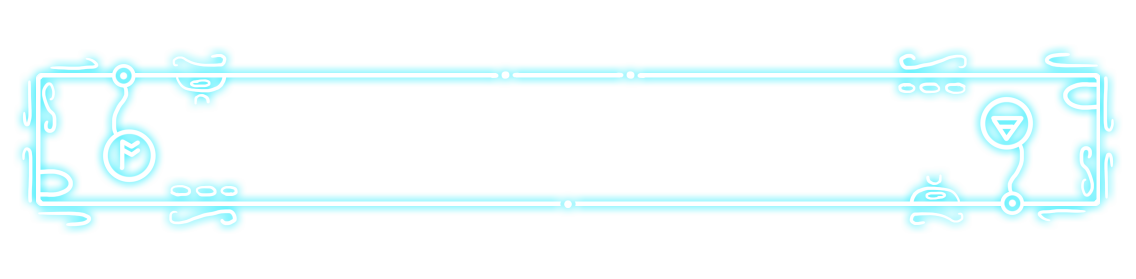
#> input picture guardados/login/circulo-login-original.png, 2272 x 558 px (shown at 1/2 size)
$ python mapa_de_tempo.py circulo-login-original.png circulo-login-original.png 1.0
#> lines starting #> are read from the running program, lines starting #| are printed output that depends on the picture; after the words box and inside, x2 and y2 are one past the last pixel; in counts of white or black regions, pixels touching at a corner belong together; long printed decimals are rounded
# Mapa de tempo, versão 2: a "caneta" sai dos dois nós redondos (em cima à esquerda e embaixo à direita) ao mesmo tempo e anda pelos
# traços; para atravessar as falhinhas entre um traço e outro (e chegar aos enfeites), ela paga mais por pixel fora do traço.
import sys
import numpy as np
from PIL import Image
from scipy import ndimage
from skimage.morphology import skeletonize
from skimage.graph import MCP_Geometric

ORIG, SAIDA = sys.argv[1], sys.argv[2]
FORA = float(sys.argv[3]) if len(sys.argv) > 3 else 6.0
im = np.array(Image.open(ORIG).convert("RGBA")).astype(np.float32)
r, g, b, a = [im[..., i] for i in range(4)]
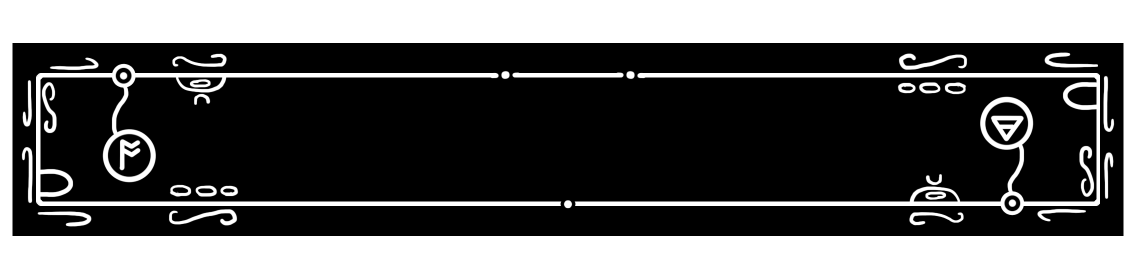
#> r: shape (558, 2272) float32 (shown at 1/2 size); min 0, max 255, mean 98.1
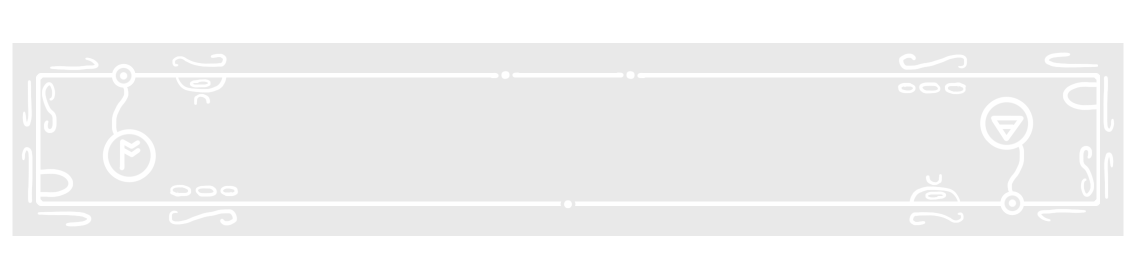
#> g: shape (558, 2272) float32 (shown at 1/2 size); min 233, max 255, mean 241.5
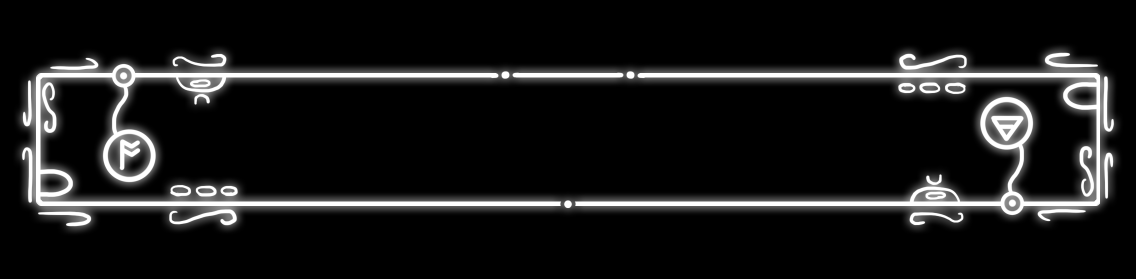
#> a: shape (558, 2272) float32 (shown at 1/2 size); min 0, max 255, mean 25.4
nucleo = (a > 200) & (r > 215) & (g > 215) & (b > 215)
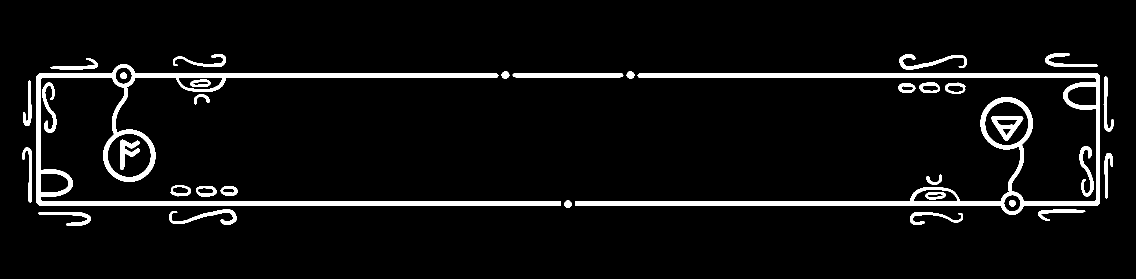
#> nucleo: shape (558, 2272) bool (shown at 1/2 size); 5.7% white; 34 white regions, largest, box (x1, y1, x2, y2) and area: (72, 128, 1122, 412) 25756, (1150, 146, 2200, 430) 25320, (1025, 146, 1247, 155) 1965
esq = skeletonize(nucleo)
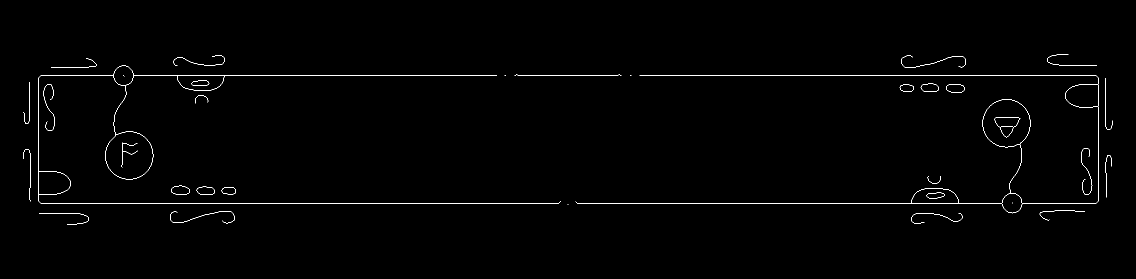
#> esq: shape (558, 2272) bool (shown at 1/2 size); 0.71% white in thin lines or dots, all inside (x1, y1, x2, y2) = (46, 108, 2225, 450)
custo = np.where(esq, 1.0, FORA)
#> custo: shape (558, 2272) float64; every value is 1
# os dois nós: o centro de cada um é o pixel de esqueleto mais perto do ponto medido no desenho
inicios = []
for (y, x) in [(148, 244), (409, 2027)]:
    ys, xs = np.nonzero(esq)
    j = int(np.argmin((ys - y) ** 2 + (xs - x) ** 2)); inicios.append((int(ys[j]), int(xs[j])))
#> this loop made 2 passes
#> j on passes 1 to 2: 2651, 6301
#> after the loop, inicios = [(151, 246), (406, 2025)]
mcp = MCP_Geometric(custo)
C, _ = mcp.find_costs(inicios)
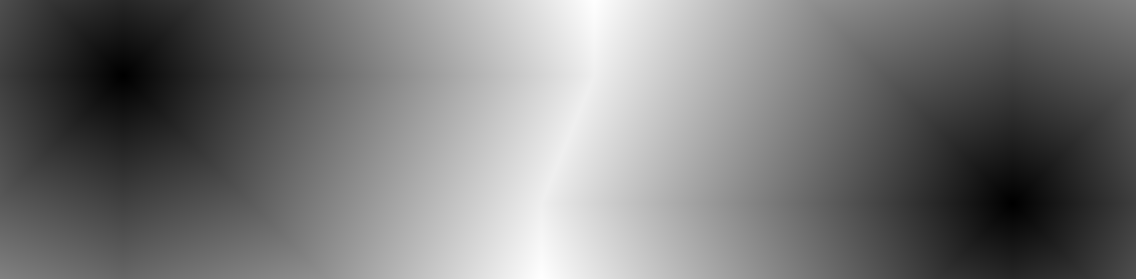
#> C: shape (558, 2272) float64 (shown at 1/2 size); min 0, max 1004.5, mean 465.1; drawn with min black and max white
T = np.where(esq, C, np.nan)
_, idx = ndimage.distance_transform_edt(~esq, return_indices=True)
Tall = T[idx[0], idx[1]]
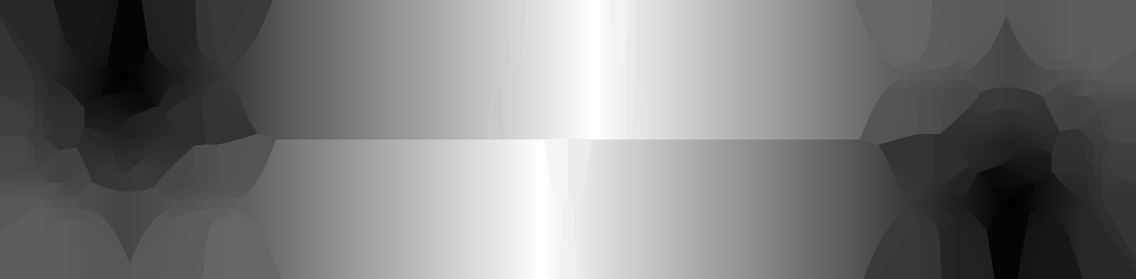
#> Tall: shape (558, 2272) float64 (shown at 1/2 size); min 0, max 942.4, mean 443.8; drawn with min black and max white
Tall = Tall / np.nanmax(T)
Image.fromarray(np.clip(Tall * 65535, 0, 65535).astype(np.uint16)).save(SAIDA)
print("início", inicios, "máx", float(np.nanmax(T)))
#| início [(151, 246), (406, 2025)] máx 942.414
